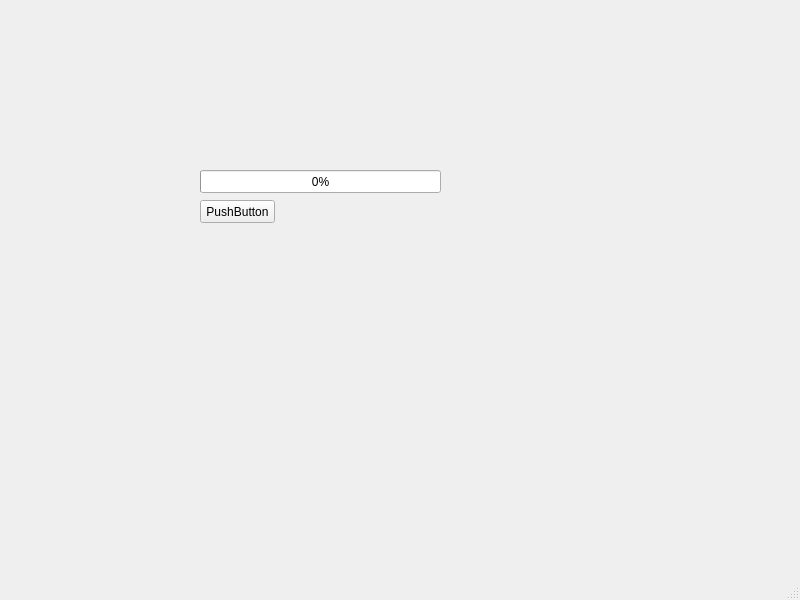
<?xml version="1.0" encoding="UTF-8"?>
<ui version="4.0">
 <class>DLG_Load</class>
 <widget class="QMainWindow" name="DLG_Load">
  <property name="geometry">
   <rect>
    <x>0</x>
    <y>0</y>
    <width>800</width>
    <height>600</height>
   </rect>
  </property>
  <property name="windowTitle">
   <string>MainWindow</string>
  </property>
  <widget class="QWidget" name="centralwidget">
   <widget class="QProgressBar" name="progressBar">
    <property name="geometry">
     <rect>
      <x>200</x>
      <y>170</y>
      <width>241</width>
      <height>23</height>
     </rect>
    </property>
    <property name="value">
     <number>0</number>
    </property>
   </widget>
   <widget class="QPushButton" name="btnLoad">
    <property name="geometry">
     <rect>
      <x>200</x>
      <y>200</y>
      <width>75</width>
      <height>23</height>
     </rect>
    </property>
    <property name="text">
     <string>PushButton</string>
    </property>
   </widget>
  </widget>
  <widget class="QStatusBar" name="statusbar"/>
 </widget>
 <resources/>
 <connections/>
</ui>
